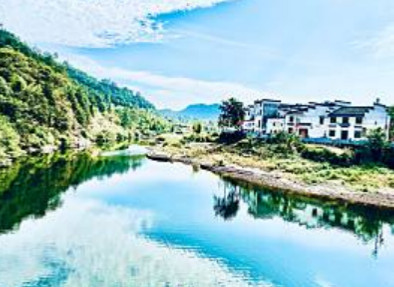
#> input picture sources/ch10Geometric/rural.jpg, 394 x 287 px
$ python ch10_4.py
#> lines starting #> are read from the running program, lines starting #| are printed output that depends on the picture
# ch10_4.py
import cv2
import numpy as np

src = cv2.imread("rural.jpg")               # 讀取影像
#> src is the input picture: shape (287, 394, 3); mean B, G, R 191.3, 189.9, 154.3
cv2.imshow("Src",src)                       # 顯示原始影像

height, width = src.shape[0:2]              # 獲得影像大小
#> height = 287; width = 394
dsize = (width, height)                     # 建立未來影像大小
#> dsize = (394, 287)
x = 50                                      # 平移 x = 50
y = 100                                     # 平移 y = 100
M = np.float32([[1, 0, x],
                [0, 1, y]])                 # 建立 M 矩陣
dst = cv2.warpAffine(src, M, dsize)         # 執行仿射
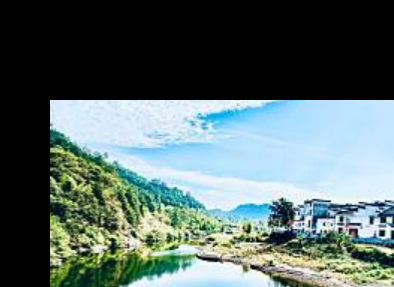
#> dst: shape (287, 394, 3); mean B, G, R 103.8, 105.8, 88.9
cv2.imshow("Dst",dst)                       # 顯示平移結果影像

cv2.waitKey(0)
cv2.destroyAllWindows()

$ run again, with sources/ch10Geometric/southpole.jpg copied over sources/ch10Geometric/rural.jpg
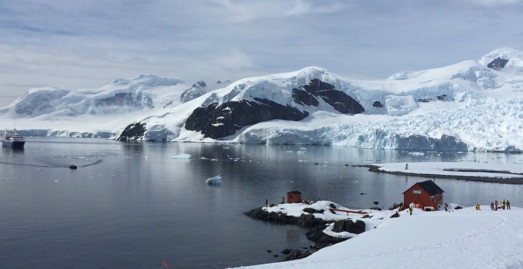
#> input picture sources/ch10Geometric/southpole.jpg, 523 x 269 px
#> src is the input picture: shape (269, 523, 3); mean B, G, R 169, 151, 136.9
#> `dst = cv2.warpAffine(src, M, dsize)`:
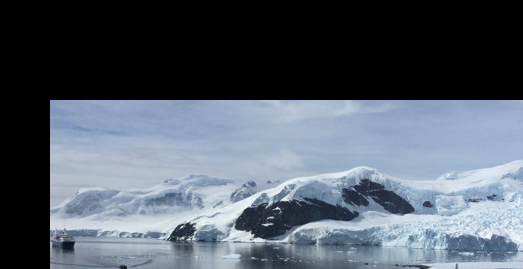
#> dst: shape (269, 523, 3); mean B, G, R 105, 93.7, 84.5
